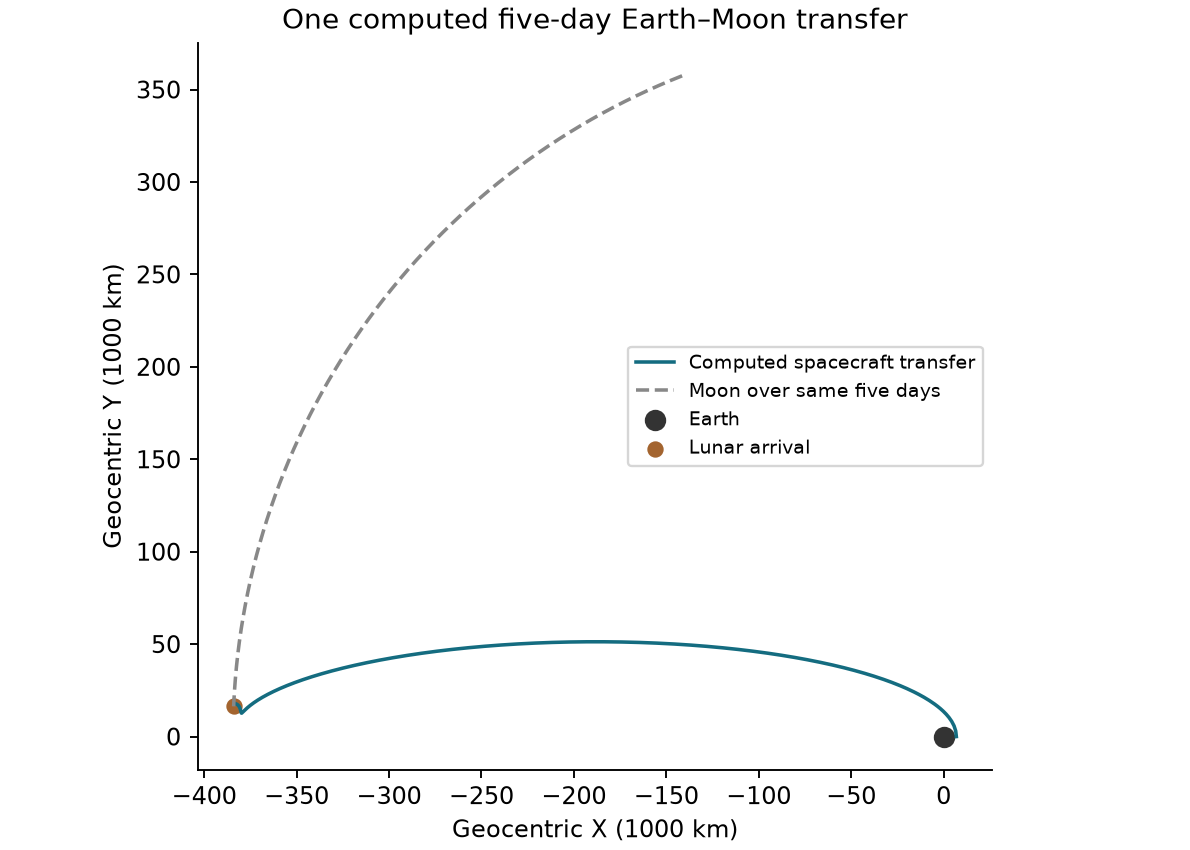

This chart was generated by the following Python code:
"""Ideal coplanar circular-Moon transfer shooting; not epoch-specific ephemerides."""
from pathlib import Path
import math,json
import numpy as np
from scipy.integrate import solve_ivp
from scipy.optimize import least_squares
P=Path(__file__).parent; ME=398600.4418;MM=4902.800066;D=384400.;RE=6378.137;RM=1737.4;RP=RM+100;R0=RE+500;T=5*86400.;N=math.sqrt((ME+MM)/D**3)
def moon(t,phase):
 q=phase+N*t;return D*np.array([math.cos(q),math.sin(q)]),D*N*np.array([-math.sin(q),math.cos(q)])
def rhs(phase):
 def f(t,s):
  r=s[:2];m,_=moon(t,phase);d=m-r;a=-ME*r/np.linalg.norm(r)**3+MM*(d/np.linalg.norm(d)**3-m/D**3);return np.r_[s[2:],a]
 return f
def solve(phase,dv,method='DOP853',dense=False):return solve_ivp(rhs(phase),(0,T),[R0,0,0,math.sqrt(ME/R0)+dv],method=method,rtol=2e-11,atol=1e-10,dense_output=dense)
def objective(z):
 s=solve(*z).y[:,-1];m,v=moon(T,z[0]);r=s[:2]-m;u=s[2:]-v;return [(np.linalg.norm(r)-RP)/1000,np.dot(r,u)/np.linalg.norm(r)]
def main():
 # Multiple inexpensive geometry seeds; select converged positive-tangential arrival.
 candidates=[]
 for phase in [math.pi-N*T,math.pi-N*T-.02,math.pi-N*T+.02]:
  fit=least_squares(objective,[phase,3.06],bounds=([1.7,2.95],[2.3,3.3]),xtol=1e-10,ftol=1e-10,gtol=1e-10,max_nfev=70,diff_step=1e-5)
  if np.linalg.norm(objective(fit.x))<1e-5:candidates.append(fit.x)
 if not candidates:raise RuntimeError('No converged arrival; do not publish a successful encounter claim')
 phase,dv=min(candidates,key=lambda z:z[1]);sol=solve(phase,dv,dense=True);state=sol.y[:,-1];m,vm=moon(T,phase);r=state[:2]-m;v=state[2:]-vm;tangent=np.array([-r[1],r[0]])/np.linalg.norm(r)
 if np.dot(v,tangent)<0:tangent=-tangent
 impulse=math.sqrt(MM/RP)*tangent-v;captured=np.r_[state[:2],state[2:]+impulse]
 before_times=np.linspace(T-43200,T,21601);before_alt=[np.linalg.norm(sol.sol(t)[:2]-moon(t,phase)[0])-RM for t in before_times];assert min(before_alt)>99.9
 rprev=sol.sol(T-600);mp,vmp=moon(T-600,phase);assert np.dot(rprev[:2]-mp,rprev[2:]-vmp)<0
 after=solve_ivp(rhs(phase),(T,T+86400),captured,rtol=2e-11,atol=1e-10,method='DOP853',dense_output=True)
 times=np.linspace(T,T+86400,721);alt=[np.linalg.norm(after.sol(t)[:2]-moon(t,phase)[0])-RM for t in times]
 independent=solve(phase,dv,method='RK45').y[:,-1];err=np.linalg.norm(independent[:2]-state[:2]);assert err<.1
 out=dict(model='Geocentric restricted3body with circular prescribedMoon,indirect term,Earth+Moon pointgravity; noSun,J2,terrain,finiteburns or ephemeris/SSO-plane solution',parking_altitude_km=500,lunar_arrival_altitude_km=float(np.linalg.norm(r)-RM),arrival_radial_speed_m_s=float(np.dot(r,v)/np.linalg.norm(r)*1000),transfer_days=5,initial_moon_phase_rad=float(phase),departure_delta_v_m_s=float(dv*1000),capture_delta_v_m_s=float(np.linalg.norm(impulse)*1000),lunar_relative_arrival_speed_m_s=float(np.linalg.norm(v)*1000),post_capture_24h_sampled_altitude_km=[float(min(alt)),float(max(alt))],independent_integrator_position_difference_km=float(err),optimizer_residual=objective([phase,dv]),last_12h_minimum_sampled_lunar_altitude_km=float(min(before_alt)),prearrival_radial_velocity_negative=True,launch_hardware_speed_claim=False,physical_validation=False,limitation='One ideal coplanar trajectory with free lunar phase. No actual date/provider/SSO departure plane or long-term orbital lifetime is demonstrated. Capture impulse requires explicitly carried propulsion or a maneuvering carrier; no passive rail-only lunar capture claimed.')
 import csv
 with (P/'LUNAR_CAPTURE_HISTORY.csv').open('w') as fp:
  writer=csv.writer(fp,lineterminator='\n');writer.writerow(['hours_after_capture','lunar_altitude_km']);writer.writerows(zip((times-T)/3600,alt))
 (P/'THREE_BODY_RESULTS.json').write_text(json.dumps(out,indent=2)+'\n')
 import matplotlib;matplotlib.use('Agg');import matplotlib.pyplot as plt
 plt.rcParams.update({'svg.fonttype':'none','pdf.fonttype':42,'font.family':'DejaVu Sans','font.size':10})
 fig,ax=plt.subplots(figsize=(7,5),layout='constrained');tt=np.linspace(0,T,1500);states=sol.sol(tt);ax.plot(states[0]/1000,states[1]/1000,color='#146c80',label='Computed spacecraft transfer');ms=np.array([moon(t,phase)[0] for t in tt]);ax.plot(ms[:,0]/1000,ms[:,1]/1000,'--',color='#888888',label='Moon over same five days');ax.scatter([0],[0],s=65,color='#333333',label='Earth');ax.scatter([m[0]/1000],[m[1]/1000],s=35,color='#a3642f',label='Lunar arrival');ax.set(xlabel='Geocentric X (1000 km)',ylabel='Geocentric Y (1000 km)',title='One computed five-day Earth–Moon transfer');ax.set_aspect('equal');ax.spines[['top','right']].set_visible(False);ax.legend(fontsize=8)
 for ext in ['png','pdf','svg']:fig.savefig(P/('three_body_transfer.'+ext),dpi=170)
 fig2,ax2=plt.subplots(figsize=(6.5,4),layout='constrained');ax2.plot((times-T)/3600,(np.array(alt)-100)*1000,color='#146c80');ax2.set(xlabel='Hours after capture',ylabel='Altitude difference from 100 km (m)',title='24-hour coast after the modeled capture impulse');ax2.spines[['top','right']].set_visible(False)
 for ext in ['png','pdf','svg']:fig2.savefig(P/('lunar_capture_coast.'+ext),dpi=170)
 p2=P/'lunar_capture_coast.svg';p2.write_text('\n'.join(s.rstrip() for s in p2.read_text().splitlines())+'\n')
 p=P/'three_body_transfer.svg';p.write_text('\n'.join(s.rstrip() for s in p.read_text().splitlines())+'\n');print(json.dumps(out,indent=2))
if __name__=='__main__':main()
